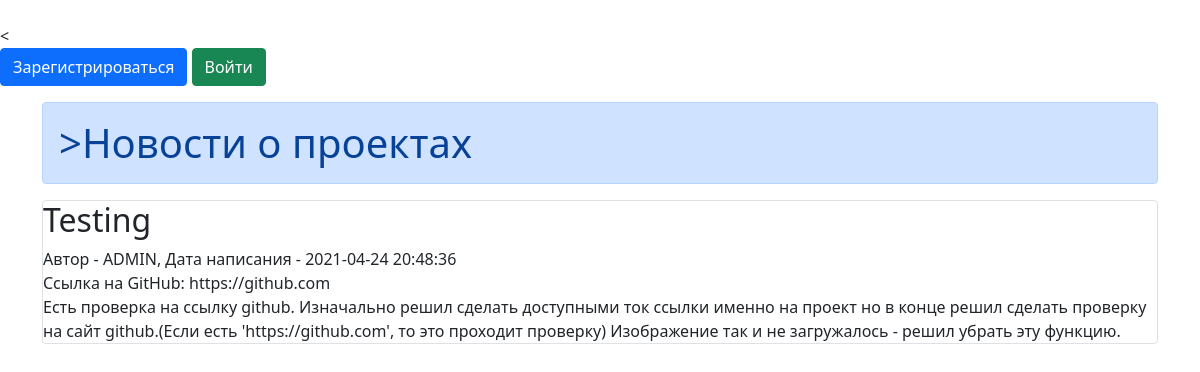
The page / on the database its author committed.
### data/news.py (models this page shows)
class News(SqlAlchemyBase):
    __tablename__ = 'news'
    id = sqlalchemy.Column(sqlalchemy.Integer,
                           primary_key=True, autoincrement=True)
    title = sqlalchemy.Column(sqlalchemy.String, nullable=True)
    content = sqlalchemy.Column(sqlalchemy.String, nullable=True)
    created_date = sqlalchemy.Column(sqlalchemy.DateTime,
                                     default=datetime.datetime.today().replace(microsecond=0))
    project = sqlalchemy.Column(sqlalchemy.String, nullable=True)
    user_id = sqlalchemy.Column(sqlalchemy.Integer,
                                sqlalchemy.ForeignKey("users.id"))
    user = orm.relation('User')

### data/users.py (models this page shows, shortened)
class User(SqlAlchemyBase, UserMixin):
    __tablename__ = 'users'
    id = sqlalchemy.Column(sqlalchemy.Integer,
                           primary_key=True, autoincrement=True)
    name = sqlalchemy.Column(sqlalchemy.String, nullable=True)
    about = sqlalchemy.Column(sqlalchemy.String, nullable=True)
    email = sqlalchemy.Column(sqlalchemy.String,
                              index=True, unique=True, nullable=True)
    hashed_password = sqlalchemy.Column(sqlalchemy.String, nullable=True)
    created_date = sqlalchemy.Column(sqlalchemy.DateTime,
                                     default=datetime.datetime.now)
    news = orm.relation("News", back_populates='user')

### main.py (the view)
@app.route("/")
def index():
    db_sess = db_session.create_session()
    news = db_sess.query(News)
    return render_template("index.html", news=news)

### data/db_session.py (called while the page is built)
def create_session() -> Session:
    global __factory
    return __factory()

### templates/index.html (shortened to what this page needs)
{% extends "base.html" %}
{% block content %}
<h1 class="alert alert-primary" role="alert">>Новости о проектах</h1>
{% for item in news%}
<div class="col-md6 border rounded">
    <h2>{{item.title}}</h2>
    <div>
        Автор - {{item.user.name}}, Дата написания - {{item.created_date}}
    </div>
    <div>Ссылка на GitHub: {{item.project}}</div>
    <div>
        {{item.content}}
    </div>
    </div>
{% endfor %}
{% endblock %}

### templates/base.html (shortened to what this page needs)
﻿<!DOCTYPE html>
<html lang="en">
<head>
    <link rel="stylesheet"
          href="https://cdn.jsdelivr.net/npm/bootstrap@5.0.0-beta1/dist/css/bootstrap.min.css"
>
</head>
    <header>
        <{% if current_user.is_authenticated %}
            <a class="navbar-brand" href="/logout">{{ current_user.name }}</a>
        {% else %}
            <p>
                <a class="btn btn-primary " href="/register">Зарегистрироваться</a>
                <a class="btn btn-success" href="/login">Войти</a>
            </p>
        {% endif %}
    </header>
    <body>
        <main role="main" class="container">
            {% block content %}{% endblock %}
    </body>
</html>

### rows shown on the page
News: title "Testing", user.name "ADMIN", created_date "2021-04-24 20:48:36", project "https://github.com", content "Есть проверка на ссылку github. Изначально решил сделать доступными ток ссылки именно на проект но в конце решил сделать проверку на сайт github.(Если есть 'https://github.com', то это проходит проверку) Изображение так и не загружалось - решил убрать эту функцию."
